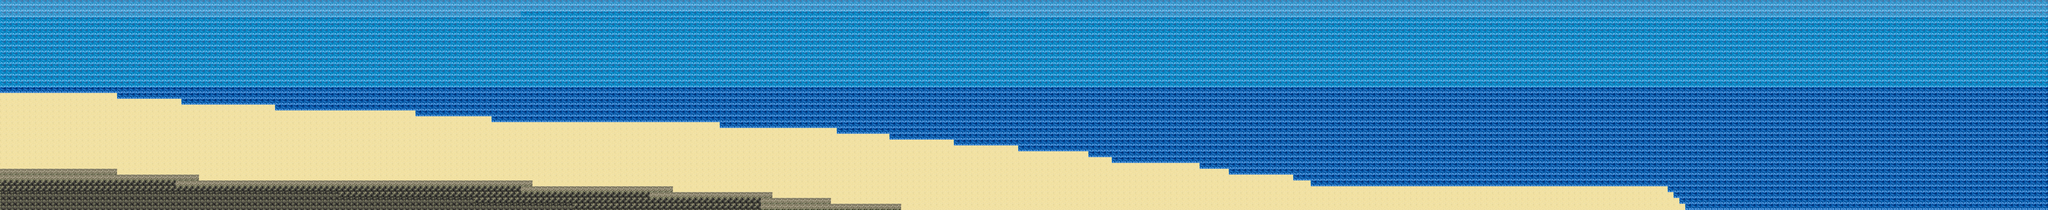

Tiled map render using the project's own tile images. Description and the map definition, with tile-layer contents summarised, below:
An orthogonal 350x36 tile map with 30x30 px tiles, 1 tile layer (background) and 378 objects.

<map version="1.9" tiledversion="1.9.2" orientation="orthogonal" renderorder="left-up" width="350" height="36" tilewidth="30" tileheight="30" infinite="0" nextlayerid="7" nextobjectid="672">
 <tileset firstgid="1" source="../textures/wall_textures.tsx" />
 <layer id="3" name="background" width="350" height="36">
  <data>[12600 cells, 12600 non-empty, 7 distinct tile ids]</data>
 </layer>
 <objectgroup id="4" name="walls">
  <object id="92" gid="1" x="60" y="510" width="32" height="32" />
  <object id="94" gid="1" x="120" y="510" width="32" height="32" />
  <object id="96" gid="1" x="180" y="510" width="32" height="32" />
  <object id="98" gid="1" x="240" y="510" width="32" height="32" />
  <object id="100" gid="1" x="300" y="510" width="32" height="32" />
  <object id="102" gid="1" x="360" y="510" width="32" height="32" />
  <object id="104" gid="1" x="420" y="510" width="32" height="32" />
  <object id="106" gid="1" x="480" y="510" width="32" height="32" />
  <object id="108" gid="1" x="540" y="510" width="32" height="32" />
  <object id="109" gid="1" x="570" y="510" width="32" height="32" />
  <object id="111" gid="1" x="600" y="540" width="32" height="32" />
  <object id="113" gid="1" x="660" y="540" width="32" height="32" />
  <object id="115" gid="1" x="720" y="540" width="32" height="32" />
  <object id="117" gid="1" x="780" y="540" width="32" height="32" />
  <object id="119" gid="1" x="840" y="540" width="32" height="32" />
  <object id="121" gid="1" x="900" y="540" width="32" height="32" />
  <object id="123" gid="1" x="930" y="570" width="32" height="32" />
  <object id="125" gid="1" x="990" y="570" width="32" height="32" />
  <object id="127" gid="1" x="1050" y="570" width="32" height="32" />
  <object id="129" gid="1" x="1110" y="570" width="32" height="32" />
  <object id="131" gid="1" x="1170" y="570" width="32" height="32" />
  <object id="133" gid="1" x="1230" y="570" width="32" height="32" />
  <object id="134" gid="1" x="1290" y="570" width="32" height="32" />
  <object id="137" gid="1" x="1350" y="570" width="32" height="32" />
  <object id="138" gid="1" x="1380" y="570" width="32" height="32" />
  <object id="140" gid="1" x="1410" y="600" width="32" height="32" />
  <object id="142" gid="1" x="1470" y="600" width="32" height="32" />
  <object id="144" gid="1" x="1530" y="600" width="32" height="32" />
  <object id="146" gid="1" x="1590" y="600" width="32" height="32" />
  <object id="148" gid="1" x="1650" y="600" width="32" height="32" />
  <object id="150" gid="1" x="1710" y="600" width="32" height="32" />
  <object id="152" gid="1" x="1770" y="600" width="32" height="32" />
  <object id="153" gid="1" x="1770" y="600" width="32" height="32" />
  <object id="155" gid="1" x="1830" y="600" width="32" height="32" />
  <object id="157" gid="1" x="1890" y="600" width="32" height="32" />
  <object id="159" gid="1" x="1950" y="600" width="32" height="32" />
  <object id="161" gid="1" x="2010" y="600" width="32" height="32" />
  <object id="163" gid="1" x="2070" y="600" width="32" height="32" />
  <object id="164" gid="1" x="2100" y="600" width="32" height="32" />
  <object id="166" gid="1" x="2130" y="630" width="32" height="32" />
  <object id="168" gid="1" x="2190" y="630" width="32" height="32" />
  <object id="170" gid="1" x="2250" y="630" width="32" height="32" />
  <object id="172" gid="1" x="2310" y="630" width="32" height="32" />
  <object id="174" gid="1" x="2370" y="630" width="32" height="32" />
  <object id="176" gid="1" x="2430" y="630" width="32" height="32" />
  <object id="178" gid="1" x="2490" y="630" width="32" height="32" />
  <object id="180" gid="1" x="2520" y="660" width="32" height="32" />
  <object id="182" gid="1" x="2580" y="660" width="32" height="32" />
  <object id="184" gid="1" x="2640" y="660" width="32" height="32" />
  <object id="186" gid="1" x="2700" y="660" width="32" height="32" />
  <object id="188" gid="1" x="2760" y="660" width="32" height="32" />
  <object id="190" gid="1" x="2820" y="660" width="32" height="32" />
  <object id="191" gid="1" x="2820" y="660" width="32" height="32" />
  <object id="193" gid="1" x="2880" y="660" width="32" height="32" />
  <object id="195" gid="1" x="2940" y="660" width="32" height="32" />
  <object id="197" gid="1" x="3000" y="660" width="32" height="32" />
  <object id="199" gid="1" x="3060" y="660" width="32" height="32" />
  <object id="201" gid="1" x="3120" y="660" width="32" height="32" />
  <object id="203" gid="1" x="3180" y="660" width="32" height="32" />
  <object id="205" gid="1" x="3240" y="660" width="32" height="32" />
  <object id="207" gid="1" x="3300" y="660" width="32" height="32" />
  <object id="209" gid="1" x="3360" y="660" width="32" height="32" />
  <object id="211" gid="1" x="3420" y="660" width="32" height="32" />
  <object id="213" gid="1" x="3480" y="660" width="32" height="32" />
  <object id="215" gid="1" x="3540" y="660" width="32" height="32" />
  <object id="216" gid="1" x="3600" y="660" width="32" height="32" />
  <object id="219" gid="1" x="3660" y="660" width="32" height="32" />
  <object id="221" gid="1" x="3690" y="690" width="32" height="32" />
  <object id="223" gid="1" x="3750" y="690" width="32" height="32" />
  <object id="225" gid="1" x="3810" y="690" width="32" height="32" />
  <object id="227" gid="1" x="3870" y="690" width="32" height="32" />
  <object id="229" gid="1" x="3930" y="690" width="32" height="32" />
  <object id="231" gid="1" x="3990" y="690" width="32" height="32" />
  <object id="233" gid="1" x="4050" y="690" width="32" height="32" />
  <object id="235" gid="1" x="4110" y="690" width="32" height="32" />
  <object id="237" gid="1" x="4170" y="690" width="32" height="32" />
  <object id="239" gid="1" x="4230" y="690" width="32" height="32" />
  <object id="240" gid="1" x="4260" y="690" width="32" height="32" />
  <object id="242" gid="1" x="4290" y="720" width="32" height="32" />
  <object id="244" gid="1" x="4350" y="720" width="32" height="32" />
  <object id="246" gid="1" x="4410" y="720" width="32" height="32" />
  <object id="248" gid="1" x="4470" y="720" width="32" height="32" />
  <object id="250" gid="1" x="4530" y="720" width="32" height="32" />
  <object id="252" gid="1" x="4560" y="750" width="32" height="32" />
  <object id="254" gid="1" x="4620" y="750" width="32" height="32" />
  <object id="256" gid="1" x="4680" y="750" width="32" height="32" />
  <object id="258" gid="1" x="4740" y="750" width="32" height="32" />
  <object id="260" gid="1" x="4800" y="750" width="32" height="32" />
  <object id="262" gid="1" x="4860" y="750" width="32" height="32" />
  <object id="264" gid="1" x="4890" y="780" width="32" height="32" />
  <object id="266" gid="1" x="4950" y="780" width="32" height="32" />
  <object id="268" gid="1" x="5010" y="780" width="32" height="32" />
  <object id="270" gid="1" x="5070" y="780" width="32" height="32" />
  <object id="272" gid="1" x="5130" y="780" width="32" height="32" />
  <object id="274" gid="1" x="5190" y="780" width="32" height="32" />
  <object id="276" gid="1" x="5220" y="810" width="32" height="32" />
  <object id="278" gid="1" x="5280" y="810" width="32" height="32" />
  <object id="280" gid="1" x="5340" y="810" width="32" height="32" />
  <object id="282" gid="1" x="5400" y="810" width="32" height="32" />
  <object id="284" gid="1" x="5460" y="810" width="32" height="32" />
  <object id="286" gid="1" x="5520" y="810" width="32" height="32" />
  <object id="287" gid="1" x="5550" y="810" width="32" height="32" />
  <object id="289" gid="1" x="5580" y="840" width="32" height="32" />
  <object id="293" gid="1" x="5670" y="840" width="32" height="32" />
  <object id="295" gid="1" x="5700" y="870" width="32" height="32" />
  </objectgroup>
 <objectgroup id="6" name="blower">
  <!-- 2 objects omitted --></objectgroup>
 <objectgroup id="5" name="cuttlefish" />
</map>
<!-- 273 of 378 objects omitted -->